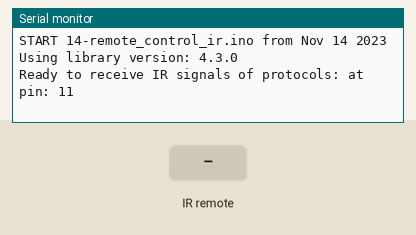
Simulated run of this sketch. Board: Arduino Uno, built with avr-gcc and run on an emulated ATmega328P. On the bench: the last lines printed to the serial monitor. Inputs (shaded band) come from the test bench.

Above: at 1.2 s.
1.3 s: infrared code 0x40 received
At 2.1 s:
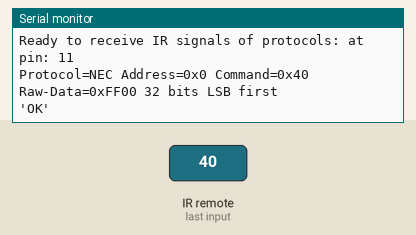
2.8 s: infrared code 0x46 received
At 3.2 s:
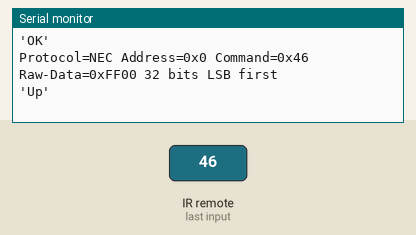
4.3 s: infrared code 0x15 received
At 5.5 s:
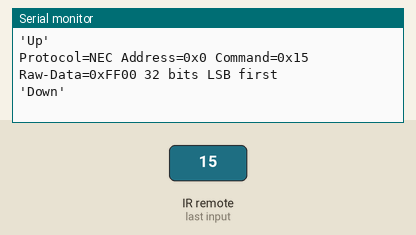
5.8 s: infrared code 0x52 received
At 6.7 s:
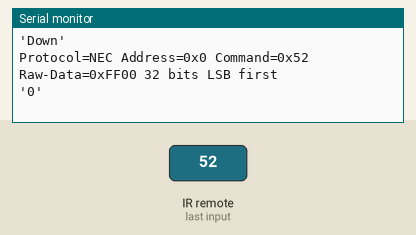
7.3 s: infrared code 0x42 received
At 7.9 s:
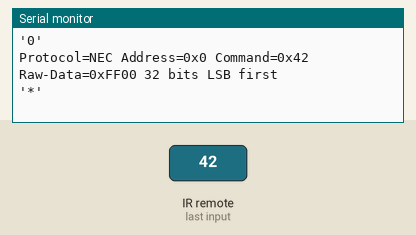
Timing chart, 0 to 9.8 s (numbered marks = the images above; inputs shaded):
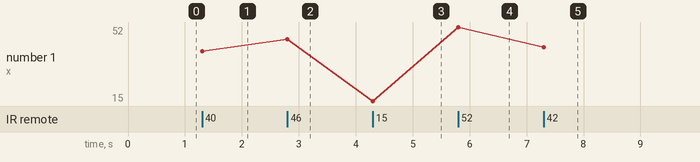

The sketch:

14-remote_control_ir.ino
```cpp
#define DECODE_NEC
#include <IRremote.hpp>

#define IR_RECEIVE_PIN 11

#if !defined(STR_HELPER)
#define STR_HELPER(x) #x
#define STR(x) STR_HELPER(x)
#endif
//const int remotePin = 11;

void setup() {
  Serial.begin(9600);
  while (!Serial)
    ;  // Wait for Serial to become available. Is optimized away for some cores.
  // Just to know which program is running on my Arduino
  Serial.println();
  Serial.println(F("START " __FILE__ " from " __DATE__ "\r\nUsing library version: " VERSION_IRREMOTE));
  // Start the receiver and if not 3. parameter specified, take LED_BUILTIN pin from the internal boards definition as default feed
  IrReceiver.begin(IR_RECEIVE_PIN, ENABLE_LED_FEEDBACK);
  Serial.print(F("Ready to receive IR signals of protocols: "));
  printActiveIRProtocols(&Serial);
  Serial.println(F("at pin: " STR(IR_RECEIVE_PIN)));
  Serial.println();
}

void loop() {
  /*
   * Check if received data is available and if yes, try to decode it.
   * Decoded result is in the IrReceiver.decodedIRData structure.
   *
   * E.g. command is in IrReceiver.decodedIRData.command
   * address is in command is in IrReceiver.decodedIRData.address
   * and up to 32 bit raw data in IrReceiver.decodedIRData.decodedRawData
   */
  if (IrReceiver.decode()) {
    // Print a summary of received data
    if (IrReceiver.decodedIRData.protocol == UNKNOWN) {
      Serial.println(F("Received noise or an unknown (or not yet enabled) protocol"));
      // We have an unknown protocol here, print extended info
      IrReceiver.printIRResultRawFormatted(&Serial, true);
      IrReceiver.resume();  // Do it here, to preserve raw data for printing with printIRResultRawFormatted()
    } else {
      IrReceiver.resume();  // Early enable receiving of the next IR frame
      IrReceiver.printIRResultShort(&Serial);
      //IrReceiver.printIRSendUsage(&Serial);
    }
    Serial.println();

    // Finally, check the received data and perform actions according to the received command
    switch (IrReceiver.decodedIRData.command) {
      case 0x40: Serial.print("'OK'"); break;

      case 0x46: Serial.print("'Up'"); break;
      case 0x15: Serial.print("'Down'"); break;

      case 0x52: Serial.print("'0'"); break;
      case 0x16: Serial.print("'1'"); break;
      case 0x19: Serial.print("'2'"); break;

      case 0x42: Serial.print("'*'"); break;
      default:   Serial.print("'?'");
    }
    Serial.print("\n\n");
  }
}
```

Measured:
- after the input at 1.3 s, the serial monitor: prints a new line at once (image 1)
- after the input at 2.8 s, the serial monitor: prints a new line at once (image 2)
- after the input at 4.3 s, the serial monitor: prints a new line at once (image 3)
- after the input at 5.8 s, the serial monitor: prints a new line at once (image 4)
- after the input at 7.3 s, the serial monitor: prints a new line at once (image 5)
- plotted number 1: 40 → 46 after the input at 2.8 s, 46 → 15 after the input at 4.3 s, 15 → 52 after the input at 5.8 s, 52 → 42 after the input at 7.3 s
